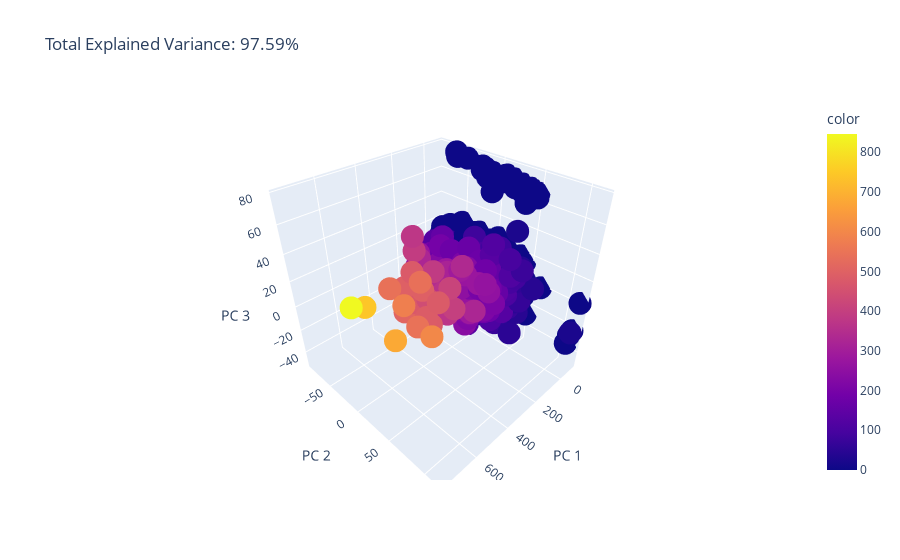

The code cell stored with this chart in its notebook:
### Code cell
import plotly.express as px
from sklearn.decomposition import PCA

df_pca_data = pd.read_csv('pima-indians-diabetes.csv'  )
features =df_pca_data[["Number_pregnant","Plasma_glucose","Blood_pressure","Triceps_thickness","Serum_insulin","BMI","Diabetes_function","Age","Class_variable"]]

pca = PCA(n_components=3)
components = pca.fit_transform(features)

total_var = pca.explained_variance_ratio_.sum() * 100

fig = px.scatter_3d(
    components, x=0, y=1, z=2, color=df_pca_data['Serum_insulin'],
    title=f'Total Explained Variance: {total_var:.2f}%',
    labels={'0': 'PC 1', '1': 'PC 2', '2': 'PC 3'}
)
fig.show()

### Figure 1 — Plotly figure (JSON) as saved in the notebook; plotly's stock layout.template omitted (floating-point values rounded to 4 significant figures; data arrays with more than 128 entries replaced by an {"elided": "..."} marker saying what was removed)
{"data": [{"hovertemplate": "PC 1=%{x}<br>PC 2=%{y}<br>PC 3=%{z}<br>color=%{marker.color}<extra></extra>", "legendgroup": "", "marker": {"color": {"elided": "767 int values"}, "coloraxis": "coloraxis", "symbol": "circle"}, "mode": "markers", "name": "", "scene": "scene", "showlegend": false, "type": "scatter3d", "x": {"elided": "767 float values"}, "y": {"elided": "767 float values"}, "z": {"elided": "767 float values"}}], "layout": {"coloraxis": {"colorbar": {"title": {"text": "color"}}, "colorscale": [[0, "#0d0887"], [0.1111, "#46039f"], [0.2222, "#7201a8"], [0.3333, "#9c179e"], [0.4444, "#bd3786"], [0.5556, "#d8576b"], [0.6667, "#ed7953"], [0.7778, "#fb9f3a"], [0.8889, "#fdca26"], [1, "#f0f921"]]}, "legend": {"tracegroupgap": 0}, "scene": {"domain": {"x": [0, 1], "y": [0, 1]}, "xaxis": {"title": {"text": "PC 1"}}, "yaxis": {"title": {"text": "PC 2"}}, "zaxis": {"title": {"text": "PC 3"}}}, "title": {"text": "Total Explained Variance: 97.59%"}}}
